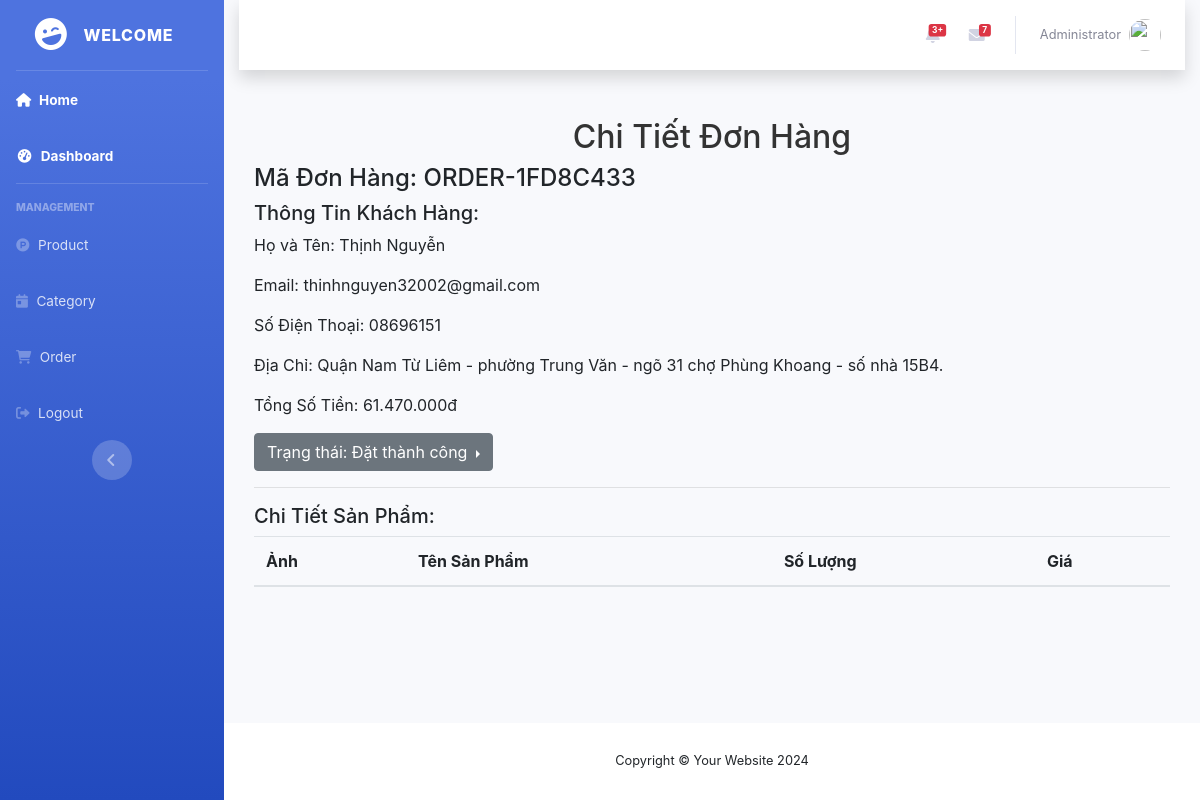
The app's page /admin/order_details.php?order_code=ORDER-1FD8C433 (signed in) with its own data.
### tables this page shows
CREATE TABLE `orders` (
  `id` int UNSIGNED NOT NULL,
  `fullname` varchar(50) NOT NULL,
  `email` varchar(255) DEFAULT NULL,
  `received_address` varchar(255) NOT NULL,
  `phone` varchar(20) NOT NULL,
  `order_code` varchar(20) DEFAULT NULL,
  `total_amount` decimal(20,2) DEFAULT NULL,
  `status` int DEFAULT NULL,
  `payment_method` enum('0') DEFAULT '0',
  `created_at` timestamp NOT NULL DEFAULT CURRENT_TIMESTAMP
);

### admin/order_details.php (the view, shortened to what this page needs)
<?php
require_once("includes/header.php");
require_once("includes/conn.php");
$order_code = $conn->real_escape_string($_GET['order_code']);
$sql_order = "SELECT * FROM orders WHERE order_code = '$order_code'";
$result_order = $conn->query($sql_order);
$order = $result_order->fetch_assoc();
$status_text = '';
switch ($order['status']) {
    case 0:
        $status_text = 'Đặt thành công';
        break;
}
?>
<!DOCTYPE html>
<html lang="en">
<head>
    <link rel="stylesheet" href="https://maxcdn.bootstrapcdn.com/bootstrap/4.5.2/css/bootstrap.min.css">
</head>
<body>
    <div class="container mt-5">
        <h2 class="text-center">Chi Tiết Đơn Hàng</h2>
        <h4>Mã Đơn Hàng: <?php echo htmlspecialchars($order['order_code']); ?></h4>
        <h5>Thông Tin Khách Hàng:</h5>
        <p>Họ và Tên: <?php echo htmlspecialchars($order['fullname']); ?></p>
        <p>Email: <?php echo htmlspecialchars($order['email']); ?></p>
        <p>Số Điện Thoại: <?php echo htmlspecialchars($order['phone']); ?></p>
        <p>Địa Chỉ: <?php echo htmlspecialchars($order['received_address']); ?></p>
        <p>Tổng Số Tiền: <?php echo number_format($order['total_amount'], 0, ',', '.') . 'đ'; ?></p>
        <div class="btn-group dropright">
            <button type="button" class="btn btn-secondary dropdown-toggle" data-toggle="dropdown" aria-haspopup="true"
                aria-expanded="false">
                Trạng thái:<span id="current-status"><?php echo " ". htmlspecialchars($status_text); ?></span>
            </button>
        </div>
        <hr>
        <h5>Chi Tiết Sản Phẩm:</h5>
        <table class="table">
            <thead>
                <tr>
                    <th>Ảnh</th>
                    <th>Tên Sản Phẩm</th>
                    <th>Số Lượng</th>
                    <th>Giá</th>
                </tr>
            </thead>
        </table>
    </div>
</body>
</html>
<?php
require_once("includes/footer.php");
?>

### admin/css/style.css (style rules this page uses)
.container { max-width: 900px; }
body { font-family: Arial, sans-serif; background-color: #acd1f2; padding: 20px; }
h2 { color: #333; }

### records on screen
orders: order_code "ORDER-1FD8C433", fullname "Thịnh Nguyễn", email "thinhnguyen32002@gmail.com", phone "08696151", received_address "Quận Nam Từ Liêm - phường Trung Văn - ngõ 31 chợ Phùng Khoang - số nhà 15B4.", total_amount "61.470.000", status "Đặt thành công"
